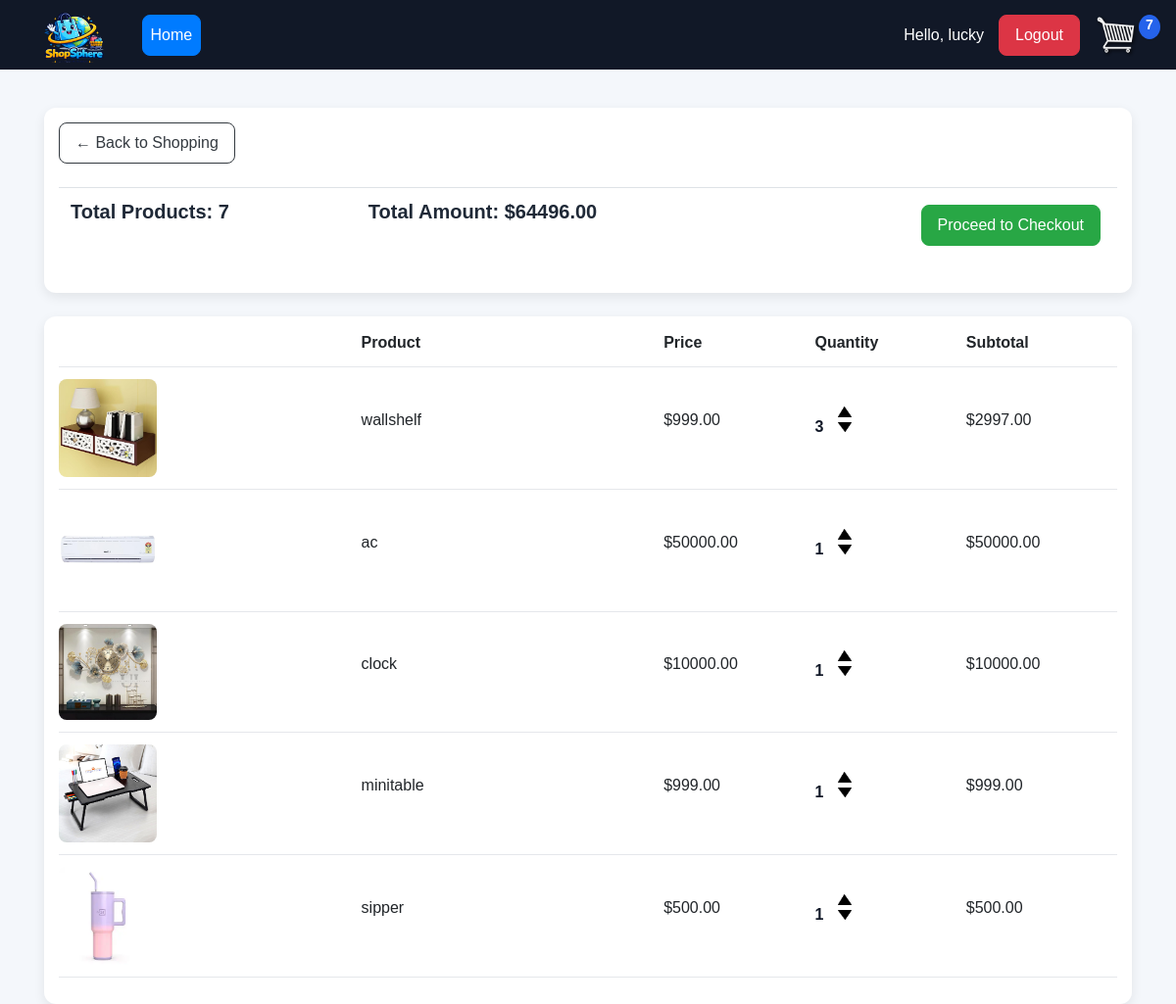
The app's page /cart/ (signed in) with its own data.
### store/models.py (models this page shows, shortened)
class Order(models.Model):
	customer = models.ForeignKey(
		Customer,
		on_delete=models.SET_NULL,
		null=True,
		blank=True
	)
	date_ordered = models.DateTimeField(
		auto_now_add=True
	)
	complete = models.BooleanField(
		default=False
	)
	transaction_id = models.CharField(
		max_length=100,
		null=True
	)
	@property
	def get_cart_total(self):
		orderitems = self.orderitem_set.all()
		total = sum([
			item.get_total for item in orderitems
		])
		return total
	@property
	def get_cart_items(self):
		orderitems = self.orderitem_set.all()
		total = sum([
			item.quantity for item in orderitems
		])
		return total

class OrderItem(models.Model):
	product = models.ForeignKey(
		Product,
		on_delete=models.SET_NULL,
		null=True
	)
	order = models.ForeignKey(
		Order,
		on_delete=models.SET_NULL,
		null=True
	)
	quantity = models.IntegerField(
		default=0,
		null=True,
		blank=True
	)
	date_added = models.DateTimeField(
		auto_now_add=True
	)
	@property
	def get_total(self):
		total = self.product.price * self.quantity
		return total

class Product(models.Model):
	name = models.CharField(
		max_length=200
	)
	price = models.FloatField()
	digital = models.BooleanField(
		default=False,
		null=True,
		blank=True
	)
	image = models.ImageField(
		null=True,
		blank=True
	)
	@property
	def imageURL(self):
		try:
			url = self.image.url
		except:
			url = ''
		return url

### store/views.py (the view)
# urls.py: path('cart/', views.cart, name="cart"),
@login_required(login_url='login')
def cart(request):
	data = cartData(request)
	cartItems = data['cartItems']
	order = data['order']
	items = data['items']
	context = {
		'items':items,
		'order':order,
		'cartItems':cartItems
	}
	return render(request, 'store/cart.html', context)

### store/utils.py (called while the page is built)
def cartData(request):
	if request.user.is_authenticated:
		customer = request.user.customer
		order, created = Order.objects.get_or_create(
			customer=customer,
			complete=False
		)
		items = order.orderitem_set.all()
		cartItems = order.get_cart_items
	else:
		cookieData = cookieCart(request)
		cartItems = cookieData['cartItems']
		order = cookieData['order']
		items = cookieData['items']
	return {
		'cartItems':cartItems,
		'order':order,
		'items':items
	}

### store/templates/store/cart.html (shortened to what this page needs)
{% extends 'store/main.html' %}
{% load static %}
{% block content %}
<div class="row">
	<div class="col-lg-12">
		<div class="box-element">
			<a class="btn btn-outline-dark" href="{% url 'store' %}">
				&#x2190; Back to Shopping
			</a>
			<br><br>
			<table class="table">
				<tr>
					<th>
						<h5>Total Products:
							<strong>{{order.get_cart_items}}</strong>
						</h5>
					</th>
					<th>
						<h5>Total Amount:
							<strong>${{order.get_cart_total|floatformat:2}}</strong>
						</h5>
					</th>
					<th>
						<a style="float:right; margin:5px;"
						   class="btn btn-success"
						   href="{% url 'checkout' %}">
							Proceed to Checkout
						</a>
					</th>
				</tr>
			</table>
		</div>
		<br>
		<div class="box-element">
			<div class="cart-row">
				<div style="flex:2">
					<strong>Product</strong>
				</div>
				<div style="flex:1">
					<strong>Price</strong>
				</div>
				<div style="flex:1">
					<strong>Quantity</strong>
				</div>
				<div style="flex:1">
					<strong>Subtotal</strong>
				</div>
			</div>
			{% for item in items %}
			<div class="cart-row">
				<div style="flex:2">
					<img class="row-image" src="{{item.product.imageURL}}">
				</div>
				<div style="flex:2">
					<p>{{item.product.name}}</p>
				</div>
				<div style="flex:1">
					<p>${{item.product.price|floatformat:2}}</p>
				</div>
				<div style="flex:1">
					<p class="quantity">{{item.quantity}}</p>
					<div class="quantity">
						<img
						data-product="{{item.product.id}}"
						data-action="add"
						class="chg-quantity update-cart"
						src="{% static 'images/arrow-up.png' %}">
						<img
						data-product="{{item.product.id}}"
						data-action="remove"
						class="chg-quantity update-cart"
						src="{% static 'images/arrow-down.png' %}">
					</div>
				</div>
				<div style="flex:1">
					<p>${{item.get_total|floatformat:2}}</p>
				</div>
			</div>
			{% endfor %}
		</div>
	</div>
</div>
{% endblock content %}

### store/templates/store/main.html (shortened to what this page needs)
<!DOCTYPE html>
{% load static %}
<html>
<head>
	<link rel="stylesheet"
	href="https://stackpath.bootstrapcdn.com/bootstrap/4.4.1/css/bootstrap.min.css"
>
	<link rel="stylesheet"
	type="text/css"
	href="{% static 'css/main.css' %}">
</head>
<body>
	<nav class="navbar navbar-expand-lg navbar-dark bg-dark">
	  <a class="navbar-brand" href="{% url 'home' %}">
	  	<img class="nav-logo"
	  	src="{% static 'images/logo.png' %}">
	  </a>
	  <div class="collapse navbar-collapse"
	  id="navbarSupportedContent">
	    <ul class="navbar-nav mr-auto">
	      <li class="nav-item active">
	        <a class="nav-link btn btn-primary"
	        href="{% url 'home' %}">
	        Home
	    	</a>
	      </li>
	    </ul>
	    <div class="form-inline my-2 my-lg-0">
    {% if request.user.is_authenticated %}
        <span style="color:white; margin-right:15px;">
            Hello, {{request.user}}
        </span>
        <a href="{% url 'logout' %}"
        class="btn btn-danger">
        Logout
        </a>
    {% else %}
        <a href="{% url 'login' %}"
        class="btn btn-success">
        Login
        </a>
    {% endif %}
    <a href="{% url 'cart' %}">
        <img id="cart-icon"
        src="{% static 'images/cart.png' %}">
    </a>
    <p id="cart-total">{{cartItems}}</p>
</div>
	  </div>
	</nav>
    <div class="container">
        <br>
        {% block content %}
        {% endblock content %}
    </div>
</body>
</html>

### static/css/main.css (style rules this page uses)
body { background-color: #f4f7fb; font-family: Arial, Helvetica, sans-serif; }
h1,h2,h3,h4,h5,h6 { color:#1f2937; font-weight: 600; }
.box-element { box-shadow: 0 4px 12px rgba(0,0,0,0.08); background-color: #ffffff; border-radius: 12px; padding: 15px; transition: 0.3s ease; }
.nav-logo { height:75px; margin-top: -10px; margin-bottom: -20px; }
.bg-dark { background-color: #111827!important; }
#cart-icon { width:45px; display: inline-block; margin-left: 15px; }
#cart-total { display: block; text-align: center; color:white; font-weight: bold; background-color: #2563eb; width: 22px; height: 25px; border-radius: 50%; font-size: 14px; }
.col-lg-4, .col-lg-6, .col-lg-8, .col-lg-12 { margin-top: 15px; }
.btn { border-radius: 8px; padding: 8px 16px; font-weight: 500; transition: 0.3s ease; }
.row-image { width: 100px; border-radius: 8px; }
.cart-row { display: flex; align-items: center; padding-bottom: 12px; margin-bottom: 12px; border-bottom: 1px solid #e5e7eb; }
.quantity { display: inline-block; font-weight: 700; padding-right:10px; color: #111827; }
.chg-quantity { width: 14px; cursor: pointer; display: block; margin-top: 5px; transition:.2s; }

### records on screen
Order: get_cart_items "7", get_cart_total "64496.00"
OrderItem: product.imageURL (picture), product.name "wallshelf", product.price "999.00", quantity "3", get_total "2997.00"
OrderItem: product.imageURL (picture), product.name "ac", product.price "50000.00", quantity "1", get_total "50000.00"
OrderItem: product.imageURL (picture), product.name "clock", product.price "10000.00", quantity "1", get_total "10000.00"
OrderItem: product.imageURL (picture), product.name "minitable", product.price "999.00", quantity "1", get_total "999.00"
OrderItem: product.imageURL (picture), product.name "sipper", product.price "500.00", quantity "1", get_total "500.00"

### other values on screen
{{ request.user }} "lucky"
{{ cartItems }} "7"
